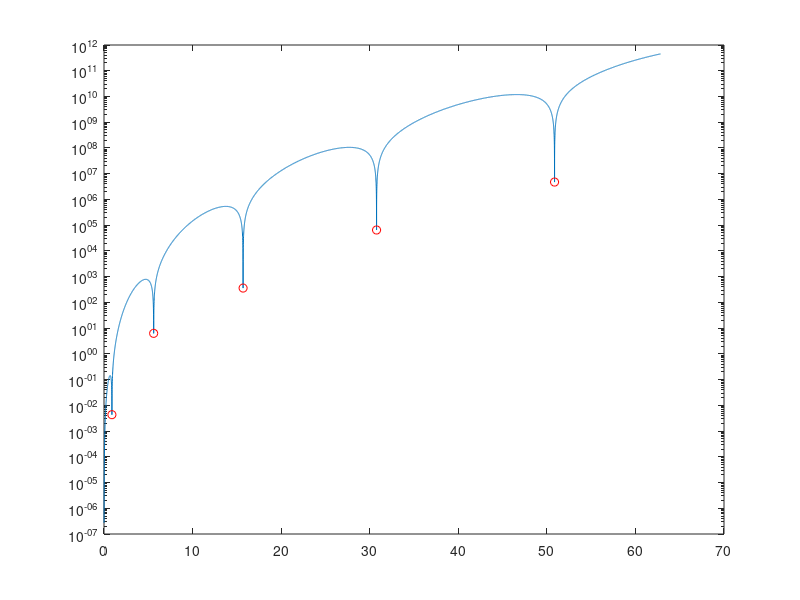
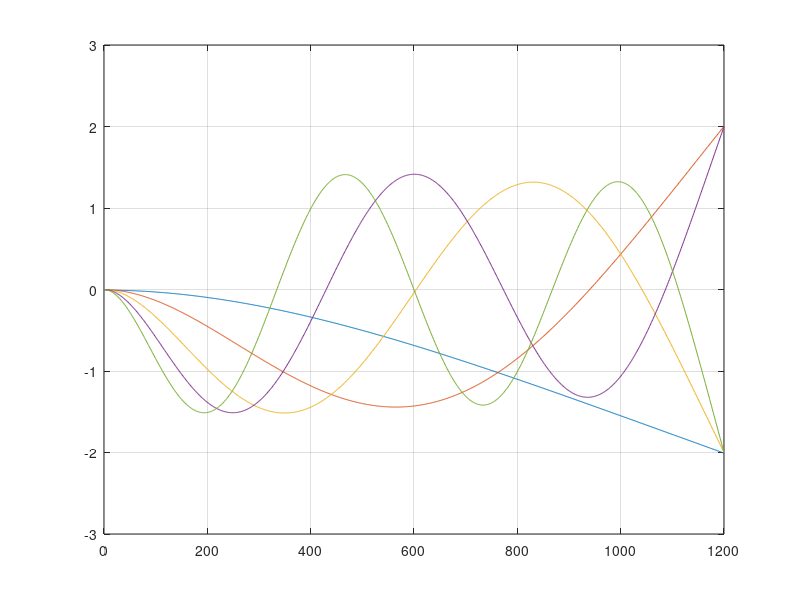

Write MATLAB code to recreate these figures, in order.
%countilever beam parameters
clear all
close all
clc
L=1200;  % mm
h=8;
b=40;
rho=2700e-9; %kg/mm^3
E=68000; %MPa
m=rho*h*b; % kg/mm
J=h^3*b/12; % mm^4;
f_vect=linspace(0,10,10000);
om_vect=2*pi.*f_vect;
g=@(om)(m*om.^2/E/J).^(1/4);

%build the H matrix
H=@(g)[1 0 1 0;
    0 g 0 g;
    -E*J.*g.^2.*cos(g*L) -E*J.*g.^2.*sin(g*L) E*J.*g.^2.*cosh(g*L) E*J.*g.^2.*sinh(g*L);
    E*J.*g.^3.*sin(g*L) -E*J*g.^3.*cos(g*L) E*J*g.^3.*sinh(g*L) E*J*g.^3.*cosh(g*L) ];
dets=[];
for i = 1:length(om_vect)
    dets(i)=det(H(g(om_vect(i))));
end
semilogy(om_vect,abs(dets))
hold on
i_nat=[];
for i=2:length(dets)-1
    if abs(dets(i)) < abs(dets(i-1)) && abs(dets(i)) < abs(dets(i+1))
        i_nat(end+1)=i;
        
    end
end
semilogy(om_vect(i_nat),abs(dets(i_nat)),'or')
%natural frequencies
%computing mode shapes
figure
xx=linspace(0,1200,1000);
for i =1:length(i_nat)
    mode(i).i_nat=i_nat(i);
    mode(i).OM=om_vect(i_nat(i));
    mode(i).G=g(mode(i).OM);
    mode(i).HH=H(mode(i).G);
    mode(i).f=mode(i).OM/2/pi;
    mode(i).X=[1;-inv(mode(i).HH(2:end,2:end))*mode(i).HH(2:end,1)];
    mode(i).phi=@(x)mode(i).X(1)*cos(mode(i).G.*x) + mode(i).X(2)*sin(mode(i).G.*x)+ mode(i).X(3)*cosh(mode(i).G.*x) + mode(i).X(4)*sinh(mode(i).G.*x);
    plot(xx,mode(i).phi(xx))
    hold on

end
grid on
